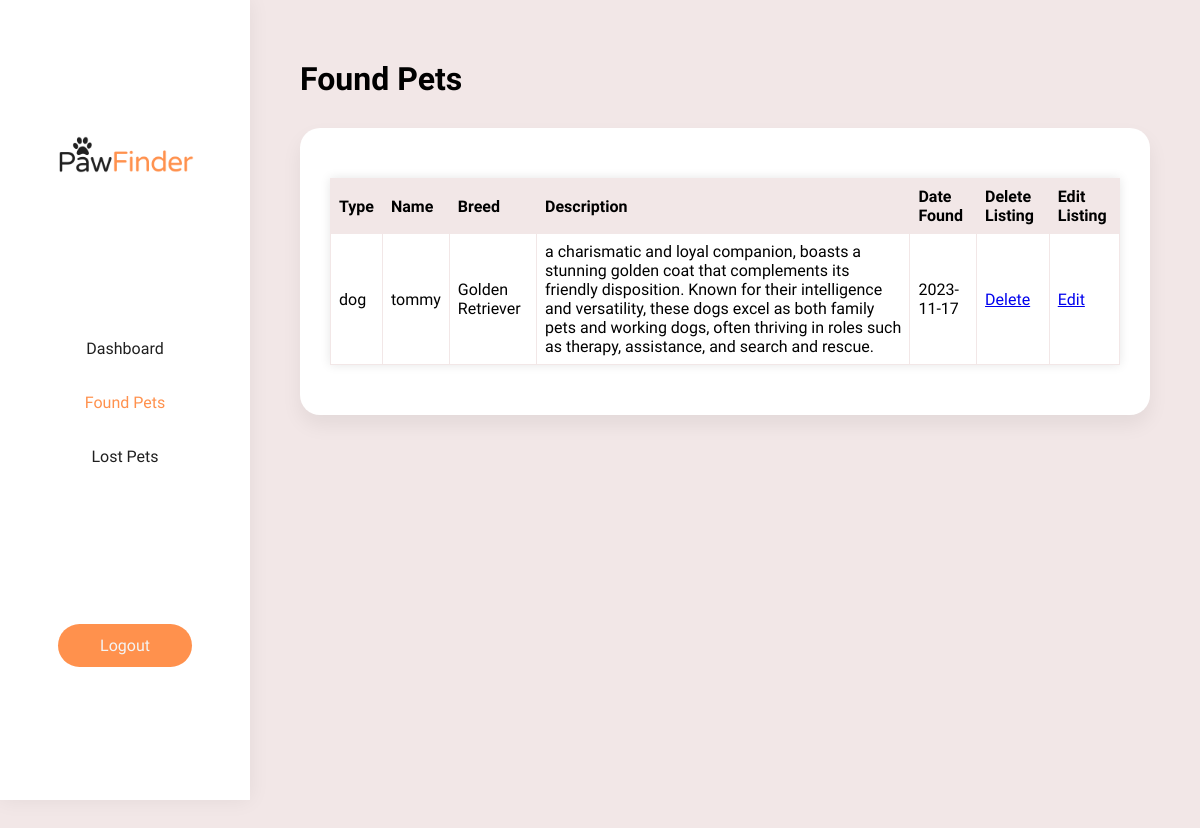
The page /admin/found-pets.php (signed in) on the database its author committed.
### tables this page shows
CREATE TABLE `found_request` (
  `id` int(11) NOT NULL,
  `name` varchar(15) NOT NULL,
  `email` varchar(30) NOT NULL,
  `phno` varchar(15) NOT NULL,
  `address` varchar(40) NOT NULL,
  `pet_type` varchar(20) NOT NULL,
  `pet_breed` varchar(50) NOT NULL,
  `pet_size` varchar(15) NOT NULL,
  `pet_name` varchar(20) NOT NULL,
  `pet_color` varchar(20) NOT NULL,
  `pet_description` varchar(400) NOT NULL,
  `found_date` date NOT NULL,
  `found_time` time NOT NULL,
  `found_address` varchar(100) NOT NULL,
  `found_images_url` varchar(400) NOT NULL
);

### admin/found-pets.php (the view, shortened to what this page needs)
<?php
include('session.php');
?>
<!DOCTYPE html>
<html lang="en">
<head>
    <link rel="stylesheet" href="../style/style.css">
</head>
<body onload="myFunction()">
    <div id="main" style="display:none;" class="animate-bottom">
        <div id="dash">
            <div class="dash-left">
                <img src="../images/logos/PawFinder Logo_black.png" alt="logo" class="dash-logo">
                <ul class="nav">
                    <li><a href="dashboard.php" >Dashboard</a></li>
                    <li><a href="found-pets.php" class="active">Found Pets</a></li>
                    <li><a href="lost-pets.php" >Lost Pets</a></li>
                </ul>
                <a href="logout.php " class="btn-primary">Logout</a>
            </div>
            <div class="dash-right">
                <h1 class="single-title">Found Pets</h1>
                <div class="dash-item">
                    <div>
                    <?php
                        $sql = "SELECT * FROM found_request";
                        $result = $connection->query($sql);
                        if (mysqli_num_rows($result) > 0) {
                            echo '<table>';
                            echo '<tr>';
                            echo '<th>Type</th>';
                            echo '<th>Name</th>';
                            echo '<th>Breed</th>';
                            echo '<th>Description</th>';
                            echo '<th>Date Found</th>';
                            echo '<th>Delete Listing</th>';
                            echo '<th>Edit Listing</th>';
                            echo '</tr>';
                            while ($row = mysqli_fetch_assoc($result)) {
                                echo '<tr>';
                                echo '<td>' . $row['pet_type'] . '</td>';
                                echo '<td>' . $row['pet_name'] . '</td>';
                                echo '<td>' . $row['pet_breed'] . '</td>';
                                echo '<td>' . $row['pet_description'] . '</td>';
                                echo '<td>' . $row['found_date'] . '</td>';
                                echo '<td><a href="delete-listing.php?id=' . $row['id'] . '">Delete</a></td>';
                                echo '<td><a href="edit-listing.php?id=' . $row['id'] . '">Edit</a></td>';
                                echo '</tr>';
                            }
                            echo '</table>';
                        } else {
                            echo '<p>No results found.</p>';
                        }
                        ?>
                    </div>
                </div>
            </div>
        </div>
    </div>
</body>
</html>

### style/style.css (style rules this page uses)
:root { --Primary-color:#FF914D; --Primary-hover:#db7536; --Secondary-color:#202020; --text-dark:#202020; --text-light:#f4f4f4; --bg-color:#f2e7e7; }
* { padding: 0; margin: 0; font-family: 'Varela Round', sans-serif; cursor:url(../paw-30.svg), auto !important; -webkit-tap-highlight-color: #f2ebe750; }
a, input[type="submit" i] { cursor:url(../paw-link-31.svg),auto !important; }
#main { background-color: var(--bg-color); cursor:url(../paw-30.svg),auto !important; }
html { scroll-behavior: smooth; }
.animate-bottom { animation-name: animatebottom; animation-duration: 0.5s; animation-timing-function: ease-in-out; }
.btn-primary { background-color: var(--Primary-color) !important; color:var(--text-light) !important; text-decoration: none !important; padding: 12px 42px !important; border: none !important; border-radius: 30px !important; font-size: 16px !important; font-weight: 500 !important; transition: .3s ease-in-out !important; z-index: 1 !important; }
.active { color: var(--Primary-color) !important; }
.single-title { margin-bottom: 20px; }
#dash { display: flex; }
.dash-logo { width: 60%; }
.dash-left { width: 250px; height: 100vh; background-color: #ffffff; display: flex; flex-direction: column; align-items: center; justify-content: space-evenly; box-shadow: 0 0 20px 0px #00000010; position: fixed; left: 0; }
.nav { list-style: none; width: 100%; text-align: center; }
.nav li a { display: block; width: 100%; text-decoration: none; padding: 10px 0; margin: 15px 0; color: var(--text-dark); transition: .3s ease-in-out; }
.dash-right { padding: 60px 50px; width: 80%; margin-left: 250px; min-height: 100vh; }
.dash-item { background-color: #ffffff; padding: 30px; border-radius: 20px; box-shadow: 0 10px 20px 0 #00000010; margin: 30px 0; }
table { width: 100%; border-collapse: collapse; overflow: hidden; box-shadow: 0 0 10px rgba(0, 0, 0, 0.1); margin: 20px 0; }
th, td { border: 1px solid var(--bg-color); padding: 8px; text-align: left; }
th { background-color: var(--bg-color); }

### rows shown on the page
found_request: pet_type "dog", pet_name "tommy", pet_breed "Golden Retriever", pet_description "a charismatic and loyal companion, boasts a stunning golden coat that complements its friendly disposition. Known for their intelligence and versatility, these dogs excel as both family pets and working dogs, often thriving in roles such as therapy, assistance, and search and rescue.", found_date "2023-11-17"
